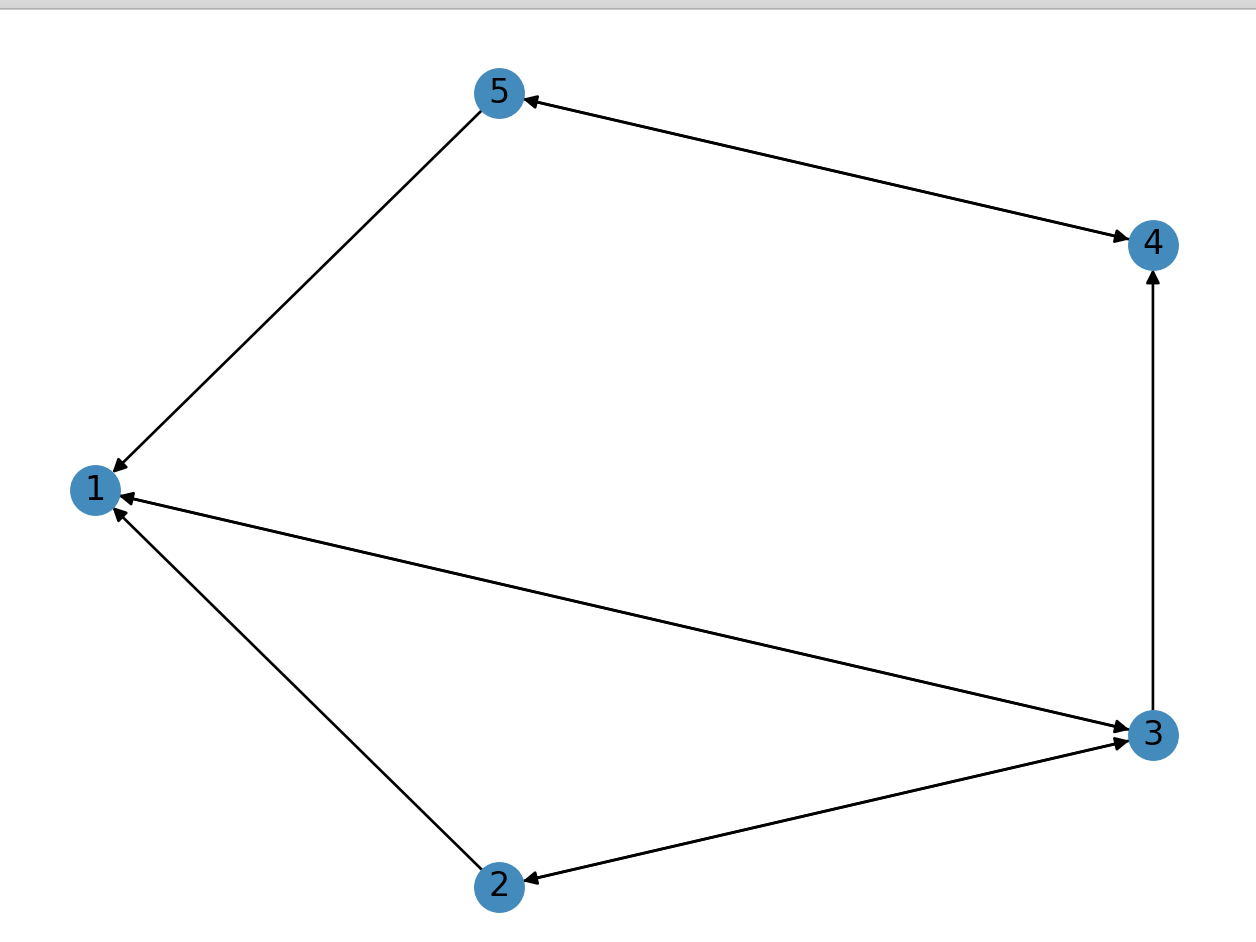

The script that drew this image:
import numpy as np
import networkx as nx
import matplotlib.pyplot as plt

def createPageRank(aGraph):
    nodes_set = len(aGraph)
    M = nx.to_numpy_matrix(aGraph)
    outwards = np.squeeze(np.asarray(np.sum(M,axis=1)))
    prob_outwards = np.array(
      [1.0/count
       if count>0 else 0.0 for count in outwards])
    G = np.asarray(np.multiply(M.T, prob_outwards))
    P = np.ones(nodes_set) / float(nodes_set)
    if np.min(np.sum(G,axis=0)) < 1.0:
      print('WARN: G is substochastic')
    return G,P
                    
myWeb = nx.DiGraph()
myPages = range(1,5)

connections = [(1,3),(2,1),(2,3),(3,1),(3,2),(3,4),(4,5),(5,1),(5,4)]
myWeb.add_nodes_from(myPages)
myWeb.add_edges_from(connections)

pos=nx.shell_layout(myWeb)
nx.draw(myWeb, pos, arrows=True,with_labels=True)
G, p = createPageRank(myWeb)
print(G)
plt.show()
